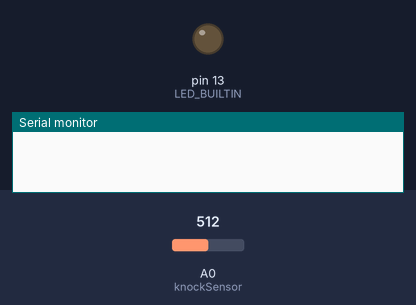
The sketch below on a simulated Arduino Uno, built with avr-gcc and run on an emulated ATmega328P. On the bench: output pins drawn as LEDs (lit = HIGH), the last lines printed to the serial monitor. The inputs (shaded band) are chosen by the test bench; at power-on: A0 (knockSensor) = 512.

Above: at 1.2 s.
1.3 s: A0 (knockSensor) set to 582
2.8 s: A0 (knockSensor) set to 611
At 3.32 s:
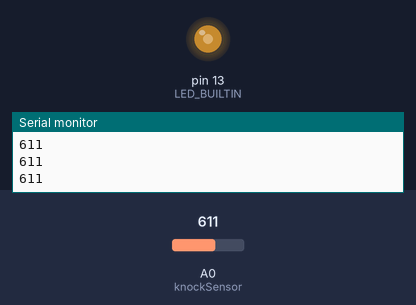
Timing chart, 0 to 11.8 s (numbered marks = the images above; inputs shaded):
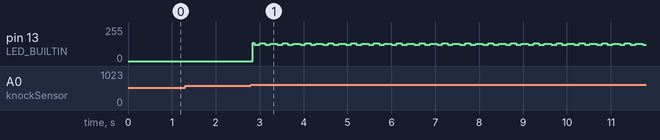

Measured:
- the behaviour switches between 599 and 600 on A0 (knockSensor) (found by bisection; images 0 and 1)
- after the input at 1.3 s, every drawn part: stays the same
- after the input at 2.8 s, pin 13 (LED_BUILTIN): 0/255 → 137/255 at once, then repeats every 0.52 s: 122/255 0.12 s, 133/255 0.12 s, 123/255 0.12 s, 129/255 0.16 s

The sketch:

NoiseDection_1_0.ino
```cpp
const int knockSensor = A0; // Data input pin A0
const int threshold = 600;

int sensorReading = 0;      // Initialization of input data
int ledState = LOW;         // Initialization LED status

void setup() {
  pinMode(LED_BUILTIN, OUTPUT);
  Serial.begin(9600);       // Serial port used
}

void loop() {

  sensorReading = analogRead(knockSensor);

  if (sensorReading >= threshold) {

    ledState = !ledState;
    digitalWrite(LED_BUILTIN, ledState);

    Serial.println(sensorReading);
  }

  delay(0);
}  
```
